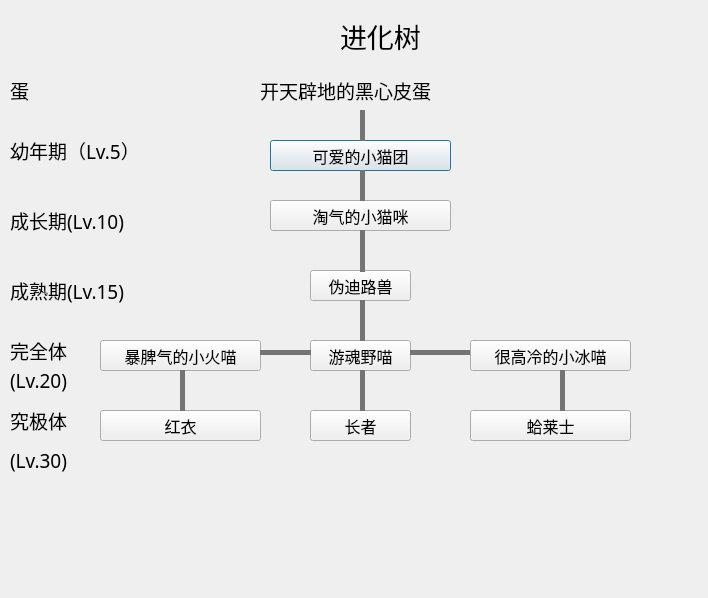
<?xml version="1.0" encoding="UTF-8"?>
<ui version="4.0">
 <class>develop</class>
 <widget class="QDialog" name="develop">
  <property name="geometry">
   <rect>
    <x>0</x>
    <y>0</y>
    <width>708</width>
    <height>598</height>
   </rect>
  </property>
  <property name="windowTitle">
   <string>Dialog</string>
  </property>
  <widget class="QLabel" name="label">
   <property name="geometry">
    <rect>
     <x>340</x>
     <y>-10</y>
     <width>131</width>
     <height>91</height>
    </rect>
   </property>
   <property name="font">
    <font>
     <family>方正像素24</family>
     <pointsize>20</pointsize>
    </font>
   </property>
   <property name="text">
    <string>进化树</string>
   </property>
  </widget>
  <widget class="QPushButton" name="pushButton">
   <property name="geometry">
    <rect>
     <x>270</x>
     <y>140</y>
     <width>181</width>
     <height>31</height>
    </rect>
   </property>
   <property name="font">
    <font>
     <family>方正像素24</family>
     <pointsize>12</pointsize>
    </font>
   </property>
   <property name="styleSheet">
    <string notr="true">border-color: rgb(0, 0, 0);</string>
   </property>
   <property name="text">
    <string>可爱的小猫团</string>
   </property>
  </widget>
  <widget class="QLabel" name="label_2">
   <property name="geometry">
    <rect>
     <x>280</x>
     <y>10</y>
     <width>51</width>
     <height>61</height>
    </rect>
   </property>
   <property name="styleSheet">
    <string notr="true">border-image: url(:/image/develop);</string>
   </property>
   <property name="text">
    <string/>
   </property>
  </widget>
  <widget class="QPushButton" name="pushButton_2">
   <property name="geometry">
    <rect>
     <x>270</x>
     <y>200</y>
     <width>181</width>
     <height>31</height>
    </rect>
   </property>
   <property name="font">
    <font>
     <family>方正像素24</family>
     <pointsize>12</pointsize>
    </font>
   </property>
   <property name="styleSheet">
    <string notr="true">border-color: rgb(0, 0, 0);</string>
   </property>
   <property name="text">
    <string>淘气的小猫咪</string>
   </property>
  </widget>
  <widget class="QPushButton" name="pushButton_3">
   <property name="geometry">
    <rect>
     <x>310</x>
     <y>270</y>
     <width>101</width>
     <height>31</height>
    </rect>
   </property>
   <property name="font">
    <font>
     <family>方正像素24</family>
     <pointsize>12</pointsize>
    </font>
   </property>
   <property name="styleSheet">
    <string notr="true">border-color: rgb(0, 0, 0);</string>
   </property>
   <property name="text">
    <string>伪迪路兽</string>
   </property>
  </widget>
  <widget class="QPushButton" name="pushButton_4">
   <property name="geometry">
    <rect>
     <x>100</x>
     <y>340</y>
     <width>161</width>
     <height>31</height>
    </rect>
   </property>
   <property name="font">
    <font>
     <family>方正像素24</family>
     <pointsize>12</pointsize>
    </font>
   </property>
   <property name="styleSheet">
    <string notr="true">border-color: rgb(0, 0, 0);</string>
   </property>
   <property name="text">
    <string>暴脾气的小火喵</string>
   </property>
  </widget>
  <widget class="QPushButton" name="pushButton_5">
   <property name="geometry">
    <rect>
     <x>310</x>
     <y>340</y>
     <width>101</width>
     <height>31</height>
    </rect>
   </property>
   <property name="font">
    <font>
     <family>方正像素24</family>
     <pointsize>12</pointsize>
    </font>
   </property>
   <property name="styleSheet">
    <string notr="true">border-color: rgb(0, 0, 0);</string>
   </property>
   <property name="text">
    <string>游魂野喵</string>
   </property>
  </widget>
  <widget class="QPushButton" name="pushButton_6">
   <property name="geometry">
    <rect>
     <x>470</x>
     <y>340</y>
     <width>161</width>
     <height>31</height>
    </rect>
   </property>
   <property name="font">
    <font>
     <family>方正像素24</family>
     <pointsize>12</pointsize>
    </font>
   </property>
   <property name="styleSheet">
    <string notr="true">border-color: rgb(0, 0, 0);</string>
   </property>
   <property name="text">
    <string>很高冷的小冰喵</string>
   </property>
  </widget>
  <widget class="QLabel" name="label_3">
   <property name="geometry">
    <rect>
     <x>10</x>
     <y>70</y>
     <width>31</width>
     <height>41</height>
    </rect>
   </property>
   <property name="font">
    <font>
     <family>方正像素24</family>
     <pointsize>14</pointsize>
    </font>
   </property>
   <property name="text">
    <string>蛋</string>
   </property>
  </widget>
  <widget class="QLabel" name="label_4">
   <property name="geometry">
    <rect>
     <x>260</x>
     <y>70</y>
     <width>231</width>
     <height>41</height>
    </rect>
   </property>
   <property name="font">
    <font>
     <family>方正像素24</family>
     <pointsize>14</pointsize>
    </font>
   </property>
   <property name="text">
    <string>开天辟地的黑心皮蛋</string>
   </property>
  </widget>
  <widget class="QLabel" name="label_5">
   <property name="geometry">
    <rect>
     <x>10</x>
     <y>130</y>
     <width>181</width>
     <height>41</height>
    </rect>
   </property>
   <property name="font">
    <font>
     <family>方正像素24</family>
     <pointsize>14</pointsize>
    </font>
   </property>
   <property name="text">
    <string>幼年期（Lv.5）</string>
   </property>
  </widget>
  <widget class="QLabel" name="label_6">
   <property name="geometry">
    <rect>
     <x>10</x>
     <y>200</y>
     <width>171</width>
     <height>41</height>
    </rect>
   </property>
   <property name="font">
    <font>
     <family>方正像素24</family>
     <pointsize>14</pointsize>
    </font>
   </property>
   <property name="text">
    <string>成长期(Lv.10)</string>
   </property>
  </widget>
  <widget class="QLabel" name="label_7">
   <property name="geometry">
    <rect>
     <x>10</x>
     <y>270</y>
     <width>231</width>
     <height>41</height>
    </rect>
   </property>
   <property name="font">
    <font>
     <family>方正像素24</family>
     <pointsize>14</pointsize>
    </font>
   </property>
   <property name="text">
    <string>成熟期(Lv.15)</string>
   </property>
  </widget>
  <widget class="QLabel" name="label_8">
   <property name="geometry">
    <rect>
     <x>10</x>
     <y>330</y>
     <width>101</width>
     <height>41</height>
    </rect>
   </property>
   <property name="font">
    <font>
     <family>方正像素24</family>
     <pointsize>14</pointsize>
    </font>
   </property>
   <property name="text">
    <string>完全体</string>
   </property>
  </widget>
  <widget class="QLabel" name="label_9">
   <property name="geometry">
    <rect>
     <x>10</x>
     <y>400</y>
     <width>101</width>
     <height>41</height>
    </rect>
   </property>
   <property name="font">
    <font>
     <family>方正像素24</family>
     <pointsize>14</pointsize>
    </font>
   </property>
   <property name="text">
    <string>究极体</string>
   </property>
  </widget>
  <widget class="QPushButton" name="pushButton_7">
   <property name="geometry">
    <rect>
     <x>100</x>
     <y>410</y>
     <width>161</width>
     <height>31</height>
    </rect>
   </property>
   <property name="font">
    <font>
     <family>方正像素24</family>
     <pointsize>12</pointsize>
    </font>
   </property>
   <property name="styleSheet">
    <string notr="true">border-color: rgb(0, 0, 0);</string>
   </property>
   <property name="text">
    <string>红衣</string>
   </property>
  </widget>
  <widget class="QPushButton" name="pushButton_8">
   <property name="geometry">
    <rect>
     <x>470</x>
     <y>410</y>
     <width>161</width>
     <height>31</height>
    </rect>
   </property>
   <property name="font">
    <font>
     <family>方正像素24</family>
     <pointsize>12</pointsize>
    </font>
   </property>
   <property name="styleSheet">
    <string notr="true">border-color: rgb(0, 0, 0);</string>
   </property>
   <property name="text">
    <string>蛤莱士</string>
   </property>
  </widget>
  <widget class="QPushButton" name="pushButton_9">
   <property name="geometry">
    <rect>
     <x>310</x>
     <y>410</y>
     <width>101</width>
     <height>31</height>
    </rect>
   </property>
   <property name="font">
    <font>
     <family>方正像素24</family>
     <pointsize>12</pointsize>
    </font>
   </property>
   <property name="styleSheet">
    <string notr="true">border-color: rgb(0, 0, 0);</string>
   </property>
   <property name="text">
    <string>长者</string>
   </property>
  </widget>
  <widget class="QLabel" name="label_10">
   <property name="geometry">
    <rect>
     <x>10</x>
     <y>360</y>
     <width>101</width>
     <height>41</height>
    </rect>
   </property>
   <property name="font">
    <font>
     <family>方正像素24</family>
     <pointsize>14</pointsize>
    </font>
   </property>
   <property name="text">
    <string>(Lv.20)</string>
   </property>
  </widget>
  <widget class="QLabel" name="label_11">
   <property name="geometry">
    <rect>
     <x>10</x>
     <y>440</y>
     <width>101</width>
     <height>41</height>
    </rect>
   </property>
   <property name="font">
    <font>
     <family>方正像素24</family>
     <pointsize>14</pointsize>
    </font>
   </property>
   <property name="text">
    <string>(Lv.30)</string>
   </property>
  </widget>
  <widget class="QLabel" name="label_12">
   <property name="geometry">
    <rect>
     <x>360</x>
     <y>170</y>
     <width>5</width>
     <height>31</height>
    </rect>
   </property>
   <property name="styleSheet">
    <string notr="true">background-color: rgb(116, 116, 116);</string>
   </property>
   <property name="text">
    <string/>
   </property>
  </widget>
  <widget class="QLabel" name="label_13">
   <property name="geometry">
    <rect>
     <x>360</x>
     <y>230</y>
     <width>5</width>
     <height>42</height>
    </rect>
   </property>
   <property name="styleSheet">
    <string notr="true">background-color: rgb(116, 116, 116);</string>
   </property>
   <property name="text">
    <string/>
   </property>
  </widget>
  <widget class="QLabel" name="label_14">
   <property name="geometry">
    <rect>
     <x>360</x>
     <y>300</y>
     <width>5</width>
     <height>41</height>
    </rect>
   </property>
   <property name="styleSheet">
    <string notr="true">background-color: rgb(116, 116, 116);</string>
   </property>
   <property name="text">
    <string/>
   </property>
  </widget>
  <widget class="QLabel" name="label_15">
   <property name="geometry">
    <rect>
     <x>180</x>
     <y>370</y>
     <width>5</width>
     <height>41</height>
    </rect>
   </property>
   <property name="styleSheet">
    <string notr="true">background-color: rgb(116, 116, 116);</string>
   </property>
   <property name="text">
    <string/>
   </property>
  </widget>
  <widget class="QLabel" name="label_16">
   <property name="geometry">
    <rect>
     <x>360</x>
     <y>370</y>
     <width>5</width>
     <height>41</height>
    </rect>
   </property>
   <property name="styleSheet">
    <string notr="true">background-color: rgb(116, 116, 116);</string>
   </property>
   <property name="text">
    <string/>
   </property>
  </widget>
  <widget class="QLabel" name="label_17">
   <property name="geometry">
    <rect>
     <x>560</x>
     <y>370</y>
     <width>5</width>
     <height>41</height>
    </rect>
   </property>
   <property name="styleSheet">
    <string notr="true">background-color: rgb(116, 116, 116);</string>
   </property>
   <property name="text">
    <string/>
   </property>
  </widget>
  <widget class="QLabel" name="label_18">
   <property name="geometry">
    <rect>
     <x>260</x>
     <y>350</y>
     <width>51</width>
     <height>5</height>
    </rect>
   </property>
   <property name="styleSheet">
    <string notr="true">background-color: rgb(116, 116, 116);</string>
   </property>
   <property name="text">
    <string/>
   </property>
  </widget>
  <widget class="QLabel" name="label_19">
   <property name="geometry">
    <rect>
     <x>410</x>
     <y>350</y>
     <width>60</width>
     <height>5</height>
    </rect>
   </property>
   <property name="styleSheet">
    <string notr="true">background-color: rgb(116, 116, 116);</string>
   </property>
   <property name="text">
    <string/>
   </property>
  </widget>
  <widget class="QLabel" name="label_20">
   <property name="geometry">
    <rect>
     <x>360</x>
     <y>110</y>
     <width>5</width>
     <height>31</height>
    </rect>
   </property>
   <property name="styleSheet">
    <string notr="true">background-color: rgb(116, 116, 116);</string>
   </property>
   <property name="text">
    <string/>
   </property>
  </widget>
 </widget>
 <resources/>
 <connections/>
</ui>
